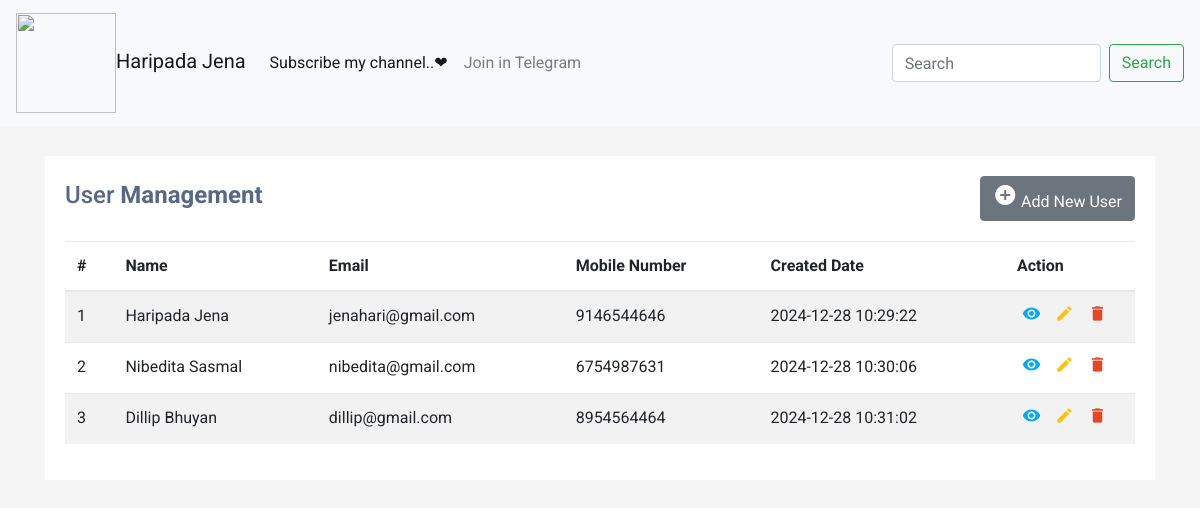
The page / on the database its author committed.
### tables this page shows
CREATE TABLE `tblusers` (
  `ID` int(10) NOT NULL,
  `FirstName` varchar(200) DEFAULT NULL,
  `LastName` varchar(200) DEFAULT NULL,
  `MobileNumber` bigint(10) DEFAULT NULL,
  `Email` varchar(200) DEFAULT NULL,
  `Address` mediumtext DEFAULT NULL,
  `CreationDate` timestamp NOT NULL DEFAULT current_timestamp() ON UPDATE current_timestamp()
);

### index.php (the view, shortened to what this page needs)
<?php
include('dbconnection.php');
?>
<!DOCTYPE html>
<html lang="en">
<head>
<link rel="stylesheet" href="https://stackpath.bootstrapcdn.com/bootstrap/4.5.0/css/bootstrap.min.css">
<link rel="stylesheet" href="https://maxcdn.bootstrapcdn.com/font-awesome/4.7.0/css/font-awesome.min.css">
</head>
<body>
<nav class="navbar navbar-expand-lg navbar-light bg-light">
  <a class="navbar-brand" href="#"><img src="https://avatars.githubusercontent.com/u/54484560?s=400&u=3280a9c2c9558b3489a38d35201e9d8571fb14d9&v=4" width="100px" height="100px">Haripada Jena</a></a>
  <div class="collapse navbar-collapse" id="navbarTogglerDemo02">
    <ul class="navbar-nav mr-auto mt-2 mt-lg-0">
      <li class="nav-item active">
        <a class="nav-link" href="https://www.youtube.com/@haripada_jena?sub_confirmation=1" target="_blank">Subscribe my channel..❤</a>
      </li>
      <li class="nav-item">
        <a class="nav-link" href="https://t.me/+xmSUrvshxbw5MGNl" target="_blank">Join in Telegram</a>
      </li>
    </ul>
    <form class="form-inline my-2 my-lg-0">
      <input class="form-control mr-sm-2" type="search" placeholder="Search">
      <button class="btn btn-outline-success my-2 my-sm-0" type="submit">Search</button>
    </form>
  </div>
</nav>
<div class="container-xl">
    <div class="table-responsive">
        <div class="table-wrapper">
            <div class="table-title">
                <div class="row">
                    <div class="col-sm-5">
                        <h2>User <b>Management</b></h2>
                    </div>
                       <div class="col-sm-7" align="right">
                        <a href="insert.php" class="btn btn-secondary"><i class="material-icons">&#xE147;</i> <span>Add New User</span></a>
                    </div>
                </div>
            </div>
            <table class="table table-striped table-hover">
                <thead>
                    <tr>
                        <th>#</th>
                        <th>Name</th>
                        <th>Email</th>
                        <th>Mobile Number</th>
                        <th>Created Date</th>
                        <th>Action</th>
                    </tr>
                </thead>
                <tbody>
                     <?php
$ret=mysqli_query($con,"select * from tblusers");
$cnt=1;
$row=mysqli_num_rows($ret);
if($row>0){
while ($row=mysqli_fetch_array($ret)) {
?>
                    <tr>
                        <td><?php echo $cnt;?></td>
                        <td><?php  echo $row['FirstName'];?> <?php  echo $row['LastName'];?></td>
                        <td><?php  echo $row['Email'];?></td>
                        <td><?php  echo $row['MobileNumber'];?></td>
                        <td> <?php  echo $row['CreationDate'];?></td>
                        <td>
  <a href="read.php?viewid=<?php echo htmlentities ($row['ID']);?>" class="view" title="View" data-toggle="tooltip"><i class="material-icons">&#xE417;</i></a>
                            <a href="edit.php?editid=<?php echo htmlentities ($row['ID']);?>" class="edit" title="Edit" data-toggle="tooltip"><i class="material-icons">&#xE254;</i></a>
                            <a href="index.php?delid=<?php echo ($row['ID']);?>" class="delete" title="Delete" data-toggle="tooltip" onclick="return confirm('Do you really want to Delete ?');"><i class="material-icons">&#xE872;</i></a>
                        </td>
                    </tr>
                    <?php
$cnt=$cnt+1;
} } else {?>
<tr>
    <th style="text-align:center; color:red;" colspan="6">No Record Found</th>
</tr>
<?php } ?>
                </tbody>
            </table>
        </div>
    </div>
</div>
</body>
</html>

### index.php (style rules this page uses)
body { color: #566787; background: #f5f5f5; font-family: 'Roboto', sans-serif; }
.table-responsive { margin: 30px 0; }
.table-wrapper { min-width: 1000px; background: #fff; padding: 20px; box-shadow: 0 1px 1px rgba(0,0,0,.05); }
.table-title { font-size: 15px; padding-bottom: 10px; margin: 0 0 10px; min-height: 45px; }
.table-title h2 { margin: 5px 0 0; font-size: 24px; }
table.table tr th, table.table tr td { border-color: #e9e9e9; }
table.table td:last-child { width: 130px; }
table.table td a { color: #a0a5b1; display: inline-block; margin: 0 5px; }
table.table td a.view { color: #03A9F4; }
table.table td a.edit { color: #FFC107; }
table.table td a.delete { color: #E34724; }
table.table td i { font-size: 19px; }

### rows shown on the page
tblusers: FirstName "Haripada", LastName "Jena", Email "jenahari@gmail.com", MobileNumber "9146544646", CreationDate "2024-12-28 10:29:22"
tblusers: FirstName "Nibedita", LastName "Sasmal", Email "nibedita@gmail.com", MobileNumber "6754987631", CreationDate "2024-12-28 10:30:06"
tblusers: FirstName "Dillip", LastName "Bhuyan", Email "dillip@gmail.com", MobileNumber "8954564464", CreationDate "2024-12-28 10:31:02"
